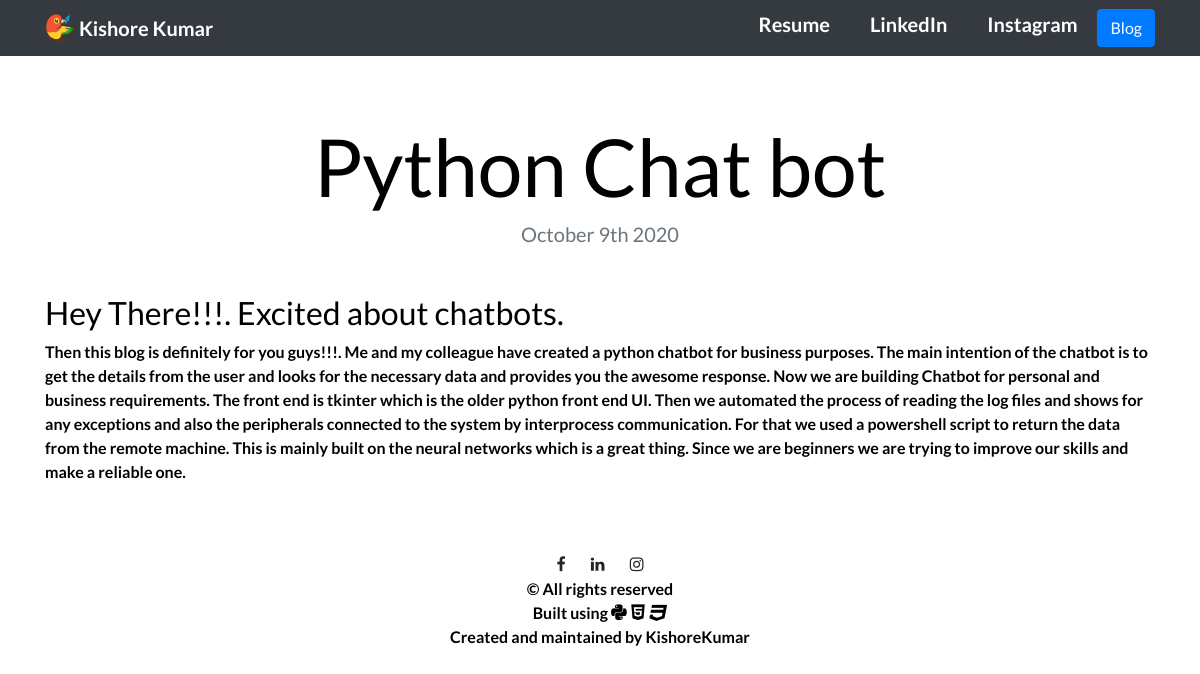
Page /blog/3 on the committed database.
### blog/models.py (models this page shows, shortened)
class Blog(models.Model):
    blog_title = models.CharField(max_length=100)
    blog_description = models.TextField()
    blog_date = models.DateField(auto_now=False)

### blog/views.py (the view)
# urls.py: path('<int:blog_id>',views.detail,name='detail')
def detail(request,blog_id):
    blog = get_object_or_404(Blog,pk=blog_id)
    return render(request,'blog/detail.html',{'blog':blog})

### blog/templates/blog/detail.html
{% extends "portfolio/base.html" %}
{% load static %}
{% block body %}
<h1 class="text-center mt-5" id="blogdetailtitle">{{ blog.blog_title }}</h1>
<h5 class="text-center text-muted mb-5">{{ blog.blog_date|date:'F jS Y' }}</h5>
{{ blog.blog_description|safe }}
{% endblock %}

### portfolio/static/portfolio/custom.css (style rules this page uses)
html, body { height: 100%; }
body { height:100%; width:100%; color:black; font-weight:bold; animation: myanimation 10s infinite; padding-top: 70px; }
body { font-family: 'Lato', sans-serif; }
@media (min-width: 992px) { #blogdetailtitle { font-size: 5rem; } }

### rows in the picture
Blog: blog_title "Python Chat bot", blog_date "October 9th 2020", blog_description "Hey There!!!. Excited about chatbots. Then this blog is definitely for you guys!!!. Me and my colleague have created a python chatbot for business purposes. The main intention of the chatbot is to get the details from the user and looks for the necessary data and provides you the awesome response. Now we are building Chatbot for personal and business requirements. The front end is tkinter which is the older python front end UI. Then we automated the process of reading the log files and shows for any exceptions and also the peripherals connected to the system by interprocess communication. For that we used a powershell script to return the data from the remote machine. This is mainly built…"
